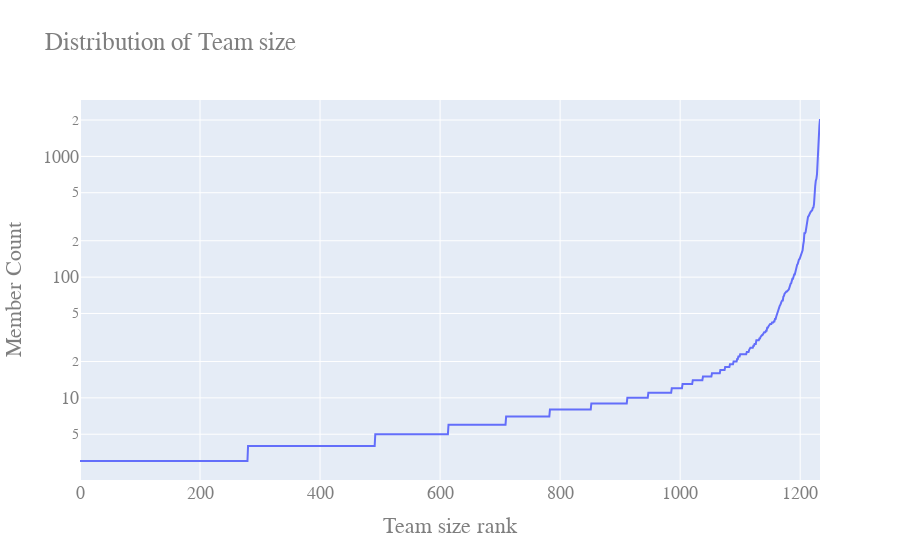

This figure's notebook cell:
### Code cell
zp_team_list.sort_values(by='riders', ascending=True, inplace=True)
fig = go.Figure()
fig.add_trace(go.Scatter(
    y=zp_team_list.riders[zp_team_list.riders >= 3]
))

fig.update_layout(
    title="Distribution of Team size",
    xaxis_title="Team size rank",
    yaxis_title="Member Count",
    yaxis_type="log",
    font=dict(
        family="Courier New, monospace",
        size=18,
        color="#7f7f7f"
))

fig.show()

### Figure 1 — Plotly figure (JSON) as saved in the notebook; plotly's stock layout.template omitted (floating-point values rounded to 4 significant figures; data arrays with more than 128 entries replaced by an {"elided": "..."} marker saying what was removed)
{"data": [{"type": "scatter", "y": {"elided": "1234 int values"}}], "layout": {"font": {"color": "#7f7f7f", "family": "Courier New, monospace", "size": 18}, "title": {"text": "Distribution of Team size"}, "xaxis": {"title": {"text": "Team size rank"}}, "yaxis": {"title": {"text": "Member Count"}, "type": "log"}}}
